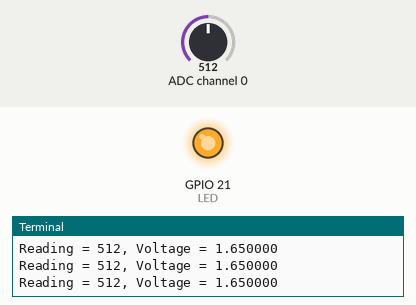
Simulated run of this program. Board: Raspberry Pi (BCM pin numbers). Shown: output pins drawn as LEDs (lit = HIGH), the last lines printed to the terminal. The test bench sets the inputs (shaded band); at power-on: ADC channel 0 = 512 (analog values on the 0–1023 scale).

Above: at 1.2 s.
1.3 s: ADC channel 0 set to 788
2.8 s: ADC channel 0 set to 819
At 3.3 s:
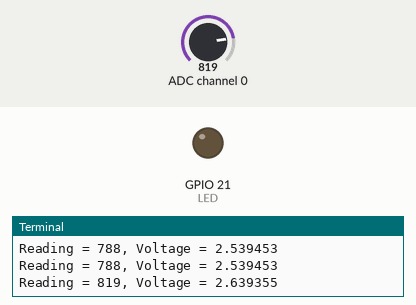
4.5 s: ADC channel 0 set to 790
At 5.7 s:
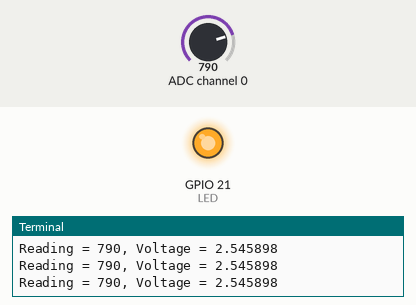
6.0 s: ADC channel 0 set to 810
At 7.0 s:
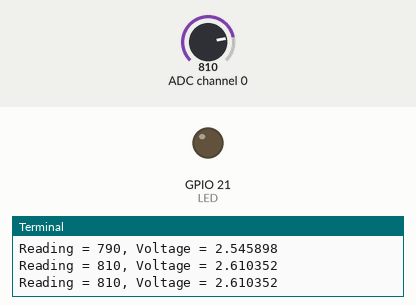
Timing chart, 0 to 8.5 s (numbered marks = the images above; inputs shaded):
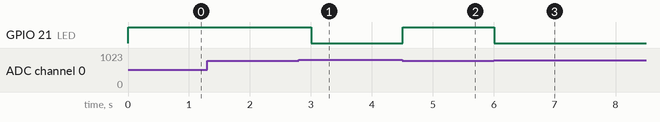

Measured:
- the behaviour switches between 800 and 801 on ADC channel 0 (found by bisection; images 0 and 1)
- after the input at 2.8 s, GPIO 21 (LED): HIGH → LOW after 0.20 s
- after the input at 4.5 s, GPIO 21 (LED): LOW → HIGH at once
- after the input at 6.0 s, GPIO 21 (LED): HIGH → LOW at once

The program:

potentiometer.py
```python
import RPi.GPIO as GPIO
import spidev
import time

# SPI 인스턴스 생성
spi = spidev.SpiDev()
LED = 21
GPIO.setmode(GPIO.BCM)      # GPIO.BCM or GPIO.BOARD
GPIO.setup(LED, GPIO.OUT)

# SPI 통신 시작
spi.open(0, 0) #bus : 0, device: 0

# SPI 통신 속도 설정
spi.max_speed_hz = 100000

# 채널에서 SPI 데이터 읽기 (0~1023)
def analog_read(channel):
    # [byte1, byte2, byte3]
    # byte2 = : channel config (channel 0) (+8) -> 0000 1000 << 4 = 1000 0000
    ret = spi.xfer2([1, (8 + channel) << 4, 0])
    adc_out = ((ret[1] & 3) << 8)  + ret[2]
    return adc_out

try:
    while True:
        reading = analog_read(0) # reading(0~1023)
        if(reading > 800):
            GPIO.output(LED, GPIO.LOW)
        else:
            GPIO.output(LED, GPIO.HIGH)
        print("Reading = %d, Voltage = %f" % (reading,reading*3.3/1024))
        time.sleep(0.5)
finally :
    spi.close()
```
